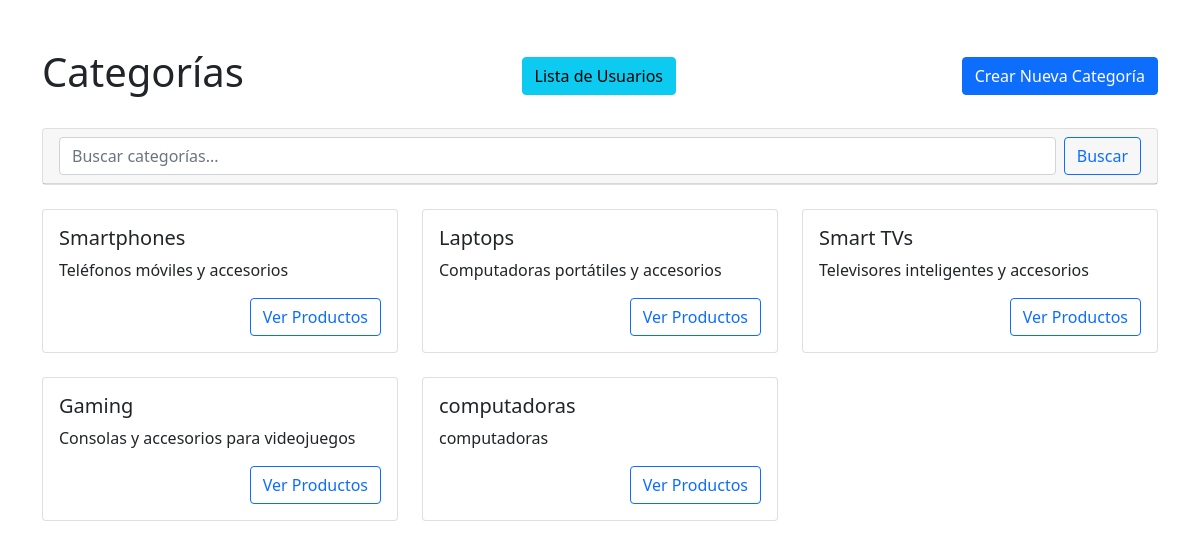
The page /categories on the database its author committed.
### tables this page shows
CREATE TABLE categories (
        id INTEGER PRIMARY KEY AUTOINCREMENT,
        name TEXT NOT NULL UNIQUE,
        description TEXT
    );

### routes/category_routes.py (the view)
@category_bp.route('/categories', methods=['GET'])
def list_categories():
    try:
        conn = get_db_connection()
        categories = conn.execute('SELECT * FROM categories').fetchall()
        return render_template('categories.html', categories=categories)
    except Exception as e:
        return jsonify({"error": f"Error obteniendo categorías: {str(e)}"}), 500
    finally:
        conn.close()

### models/database.py (called while the page is built)
def get_db_connection():
    conn = sqlite3.connect(DATABASE)
    conn.row_factory = sqlite3.Row
    return conn

### templates/categories.html (shortened to what this page needs)
<!DOCTYPE html>
<html lang="es">
<head>
    <link href="https://cdn.jsdelivr.net/npm/bootstrap@5.1.3/dist/css/bootstrap.min.css" rel="stylesheet">
</head>
<body>
    <div class="container mt-5">
        <div class="d-flex justify-content-between align-items-center mb-4">
            <h1>Categorías</h1>
            <a href="/users/list" class="btn btn-info me-2">Lista de Usuarios</a>
            <a href="/categories/create" class="btn btn-primary">Crear Nueva Categoría</a>
        </div>
        <div class="card mb-4">
            <div class="card-header">
                <form class="d-flex" action="/categories/search" method="GET">
                    <input class="form-control me-2" type="search" placeholder="Buscar categorías..."
                           name="name" value="{{ search_term if search_term else '' }}">
                    <button class="btn btn-outline-primary" type="submit">Buscar</button>
                </form>
            </div>
        </div>
        <div class="row">
            {% if categories %}
                {% for category in categories %}
                <div class="col-md-4 mb-4">
                    <div class="card">
                        <div class="card-body">
                            <h5 class="card-title">{{ category.name }}</h5>
                            <p class="card-text">{{ category.description or 'Sin descripción' }}</p>
                            <div class="d-flex justify-content-end">
                                <a href="/products?category={{ category.id }}" class="btn btn-outline-primary">
                                    Ver Productos
                                </a>
                            </div>
                        </div>
                    </div>
                </div>
                {% endfor %}
            {% else %}
                <div class="col-12">
                    <div class="alert alert-info">
                        No se encontraron categorías{% if search_term %} para "{{ search_term }}"{% endif %}.
                    </div>
                </div>
            {% endif %}
        </div>
    </div>
</body>
</html>

### rows shown on the page
categories: name "Smartphones", description "Teléfonos móviles y accesorios"
categories: name "Laptops", description "Computadoras portátiles y accesorios"
categories: name "Smart TVs", description "Televisores inteligentes y accesorios"
categories: name "Gaming", description "Consolas y accesorios para videojuegos"
categories: name "computadoras", description "computadoras"
